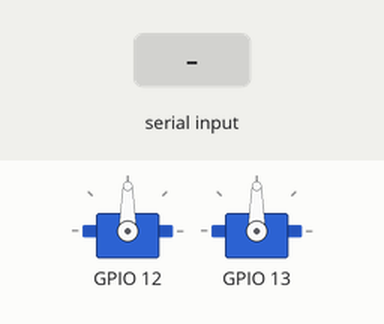
Recording of a program running on a simulated Raspberry Pi (BCM pin numbers). Parts: 2 × servo. Inputs (shaded band) come from the test bench. Servo angles are drawn from the pulse width (0.5 ms = 0°, 2.5 ms = 180°); what the program prints to the terminal is not drawn.

Above: at 1.2 s.
1.3 s: "s" typed at the terminal, then Enter
At 1.7 s:
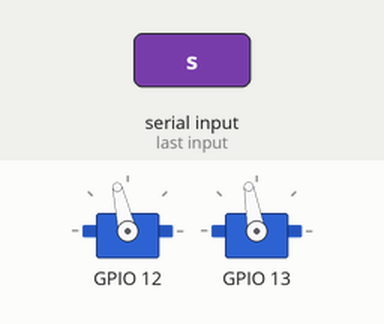
2.8 s: "a" typed at the terminal, then Enter
At 4.0 s:
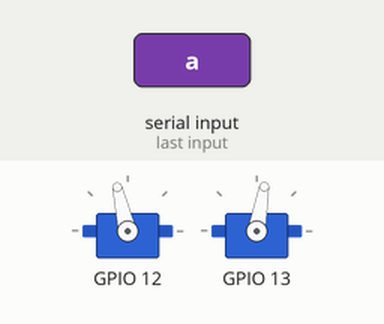
4.3 s: "d" typed at the terminal, then Enter
At 5.2 s:
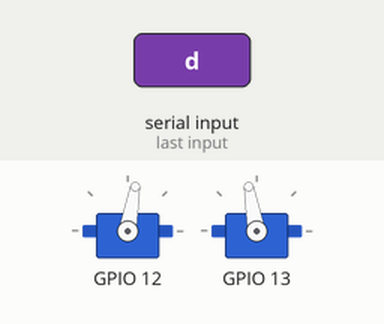
5.8 s: "w" typed at the terminal, then Enter
At 6.3 s:
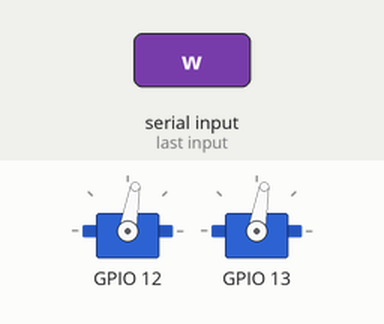
Timing chart, 0 to 8.3 s (numbered marks = the images above; inputs shaded):
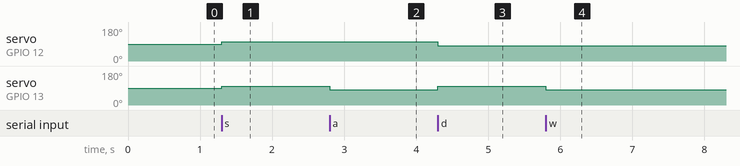

The program:

motors.py
```python
#!/usr/bin/env python3
"""
Motor control module for Raspberry Pi 5.
Uses lgpio for GPIO control (Pi 5's native library).

Usage as module:
    from motors import MotorController
    motors = MotorController()
    motors.drive(steer=0.5)  # Curve right
    motors.forward_cm(10)     # Drive 10cm
    motors.turn_degrees(90)   # Turn right 90°
    motors.cleanup()

Usage as script (interactive test):
    python3 motors.py
"""

import lgpio
import time

# GPIO pin assignments
LEFT_MOTOR = 12   # Pin 32
RIGHT_MOTOR = 13  # Pin 33

# Motor direction (set True if motor runs backward)
LEFT_INVERTED = True
RIGHT_INVERTED = True

# PWM values (microseconds)
NEUTRAL = 1500
DEFAULT_SPEED = 110
FORWARD_TRIM = 0.0  # STALE after frame change (was 1.8) - recalibrate on ground

# Per-motor balance trim. Scales the offset-from-neutral separately for each
# motor's forward and reverse directions, to compensate for mismatched ESC/
# motor response (the two Silver Sparks are not identical). 1.0 = no change.
# Tune on a stand: bump a side's gain until both wheels match at equal command.
LEFT_FWD_GAIN = 1.0
LEFT_REV_GAIN = 1.3   # left motor is weak in reverse; boost it
RIGHT_FWD_GAIN = 1.0
RIGHT_REV_GAIN = 1.0

# Calibration - STALE after frame change (right wheel no longer scraping).
# These were measured on the ground with the old frame; redo on the floor
# with the new frame before trusting forward_cm()/turn_degrees().
FORWARD_CM_PER_SEC = 20.0    # was old-frame value; recalibrate
DEGREES_PER_SEC_LEFT = 55.4  # was old-frame value; recalibrate
DEGREES_PER_SEC_RIGHT = 102.9  # was old-frame value; recalibrate


class MotorController:
    def __init__(self):
        self.handle = lgpio.gpiochip_open(0)
        if self.handle < 0:
            raise RuntimeError("Could not open GPIO chip")
        self.stop()
        print("Motors initialized (lgpio)")

    @staticmethod
    def _balance(us, fwd_gain, rev_gain):
        """Apply per-direction gain to a pulse's offset from neutral."""
        offset = us - NEUTRAL
        offset *= fwd_gain if offset >= 0 else rev_gain
        return NEUTRAL + offset

    def set_motors(self, left_us, right_us):
        """Set motor speeds in microseconds (1000-2000)."""
        # Balance trim is applied in real-motion terms (before inversion).
        left_us = self._balance(left_us, LEFT_FWD_GAIN, LEFT_REV_GAIN)
        right_us = self._balance(right_us, RIGHT_FWD_GAIN, RIGHT_REV_GAIN)
        # Gains >1 can push a full-scale command outside the ESC's valid
        # pulse range; keep it in bounds.
        left_us = max(1000, min(2000, left_us))
        right_us = max(1000, min(2000, right_us))
        if LEFT_INVERTED:
            left_us = 3000 - left_us
        if RIGHT_INVERTED:
            right_us = 3000 - right_us
        lgpio.tx_servo(self.handle, LEFT_MOTOR, round(left_us))
        lgpio.tx_servo(self.handle, RIGHT_MOTOR, round(right_us))

    def stop(self):
        """Stop both motors (hold neutral, ESCs stay armed)."""
        self.set_motors(NEUTRAL, NEUTRAL)

    def disarm(self):
        """Cease PWM pulses entirely so the motors sit fully idle.

        Holding a software-timed neutral pulse jitters around the ESC
        deadband (worse under CPU load from streaming), which makes the
        motors twitch at rest. Sending no pulses removes that signal
        completely; the tinyESC responds immediately when pulses resume.
        """
        lgpio.tx_servo(self.handle, LEFT_MOTOR, 0)
        lgpio.tx_servo(self.handle, RIGHT_MOTOR, 0)

    def drive(self, steer=0.0, speed=DEFAULT_SPEED):
        """Drive forward with steering.
        steer: -1.0 (full left) to 1.0 (full right), 0.0 = straight.
        """
        left_speed = speed
        right_speed = speed
        if steer < 0:
            left_speed = speed * (1.0 + steer)
        elif steer > 0:
            right_speed = speed * (1.0 - steer)
        left_us = NEUTRAL + left_speed - FORWARD_TRIM
        right_us = NEUTRAL + right_speed + FORWARD_TRIM
        self.set_motors(round(left_us), round(right_us))

    def forward(self, speed=DEFAULT_SPEED):
        """Drive forward."""
        self.drive(steer=0.0, speed=speed)

    def turn_left(self, speed=DEFAULT_SPEED):
        """Spin left in place."""
        self.set_motors(NEUTRAL - speed, NEUTRAL + speed)

    def turn_right(self, speed=DEFAULT_SPEED):
        """Spin right in place."""
        self.set_motors(NEUTRAL + speed, NEUTRAL - speed)

    def forward_cm(self, cm, speed=DEFAULT_SPEED):
        """Drive forward a specific distance."""
        duration = cm / FORWARD_CM_PER_SEC
        self.forward(speed)
        time.sleep(duration)
        self.stop()

    def turn_degrees(self, degrees, speed=DEFAULT_SPEED):
        """Turn a specific angle. Positive = right, negative = left."""
        if degrees > 0:
            duration = degrees / DEGREES_PER_SEC_RIGHT
            self.turn_right(speed)
        else:
            duration = abs(degrees) / DEGREES_PER_SEC_LEFT
            self.turn_left(speed)
        time.sleep(duration)
        self.stop()

    def cleanup(self):
        """Stop motors and release GPIO."""
        self.stop()
        time.sleep(0.1)
        lgpio.tx_servo(self.handle, LEFT_MOTOR, 0)
        lgpio.tx_servo(self.handle, RIGHT_MOTOR, 0)
        lgpio.gpiochip_close(self.handle)


def interactive_test():
    """Interactive motor test with keyboard control."""
    import sys
    import tty
    import termios

    print("Motor Test")
    print("=" * 40)
    print("Controls:")
    print("  w = forward")
    print("  s = reverse")
    print("  a = turn left")
    print("  d = turn right")
    print("  space = stop")
    print("  q = quit")
    print()

    motors = MotorController()

    # Save terminal settings
    fd = sys.stdin.fileno()
    old_settings = termios.tcgetattr(fd)

    try:
        tty.setraw(fd)
        while True:
            ch = sys.stdin.read(1)
            if ch == 'q':
                break
            elif ch == 'w':
                motors.forward()
                print("\rForward    ", end='')
            elif ch == 's':
                motors.set_motors(NEUTRAL - DEFAULT_SPEED, NEUTRAL - DEFAULT_SPEED)
                print("\rReverse    ", end='')
            elif ch == 'a':
                motors.turn_left()
                print("\rLeft       ", end='')
            elif ch == 'd':
                motors.turn_right()
                print("\rRight      ", end='')
            elif ch == ' ':
                motors.stop()
                print("\rStop       ", end='')
            sys.stdout.flush()
    finally:
        termios.tcsetattr(fd, termios.TCSADRAIN, old_settings)
        print("\nCleaning up...")
        motors.cleanup()
        print("Done")


if __name__ == '__main__':
    interactive_test()
```

Measured:
- after the input at 1.3 s, servo on GPIO 12: 90° → 103° at once; servo on GPIO 13: 90° → 100° at once
- after the input at 2.8 s, servo on GPIO 13: 100° → 80° at once
- after the input at 4.3 s, servo on GPIO 12: 103° → 80° at once; servo on GPIO 13: 80° → 100° at once
- after the input at 5.8 s, servo on GPIO 13: 100° → 80° at once
